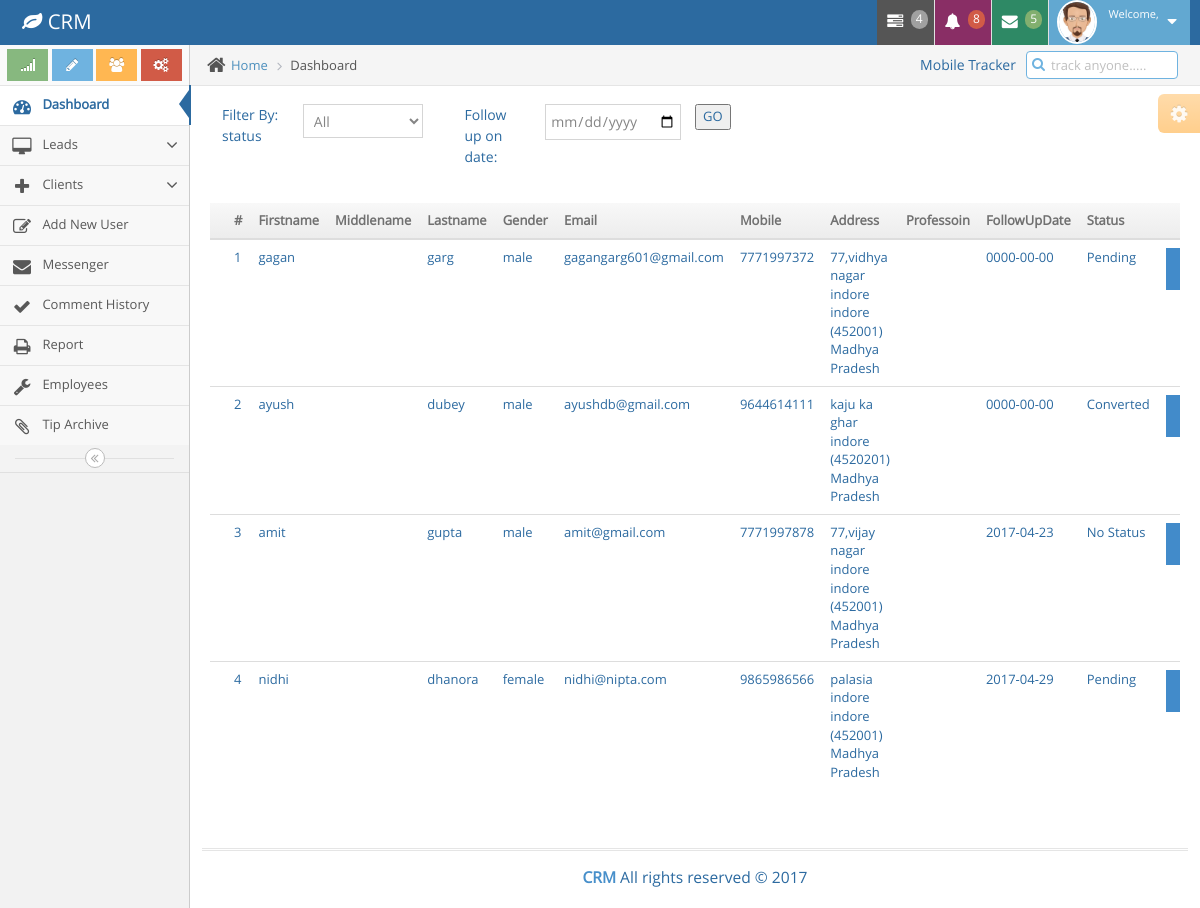
The app's page /index.php/admin/viewLeads with its own data.
### tables this page shows
CREATE TABLE `client` (
  `client_id` int(11) NOT NULL,
  `first_name` varchar(50) NOT NULL,
  `middle_name` varchar(50) DEFAULT NULL,
  `last_name` varchar(50) NOT NULL,
  `gender` varchar(10) NOT NULL,
  `email` varchar(100) DEFAULT NULL,
  `mobile` varchar(10) NOT NULL,
  `status` varchar(15) NOT NULL DEFAULT 'no status',
  `address` varchar(1000) DEFAULT NULL,
  `profession` varchar(100) DEFAULT NULL,
  `follow_up_date` date DEFAULT NULL,
  `active` varchar(10) NOT NULL DEFAULT 'no',
  `assigned` varchar(10) NOT NULL DEFAULT 'no',
  `disposed` varchar(10) NOT NULL DEFAULT 'no'
);

### application/controllers/Admin.php (called while the page is built, shortened)
<?php ob_start();
class Admin extends CI_Controller {
	public function viewLeads()
	{
		$data   = array();
        $this->load->model('LeadModel');
        $this->load->helper('url');
        $data['result'] = $this->LeadModel->get_leads();
		$this->load->view('admin/admin_header');
			$this->load->view('leads/viewLeads', $data);
		$this->load->view('admin/admin_footer');
	}
}

### index.php (called while the page is built, shortened)
<?php
require_once BASEPATH.'core/CodeIgniter.php';

### application/models/LeadModel.php (called while the page is built, shortened)
<?php
class LeadModel extends CI_Model
{
	function get_leads() {
        $query = $this->db->query("select * from client where disposed='no' order by follow_up_date");
        return $result = $query->result();
    }
}

### application/views/leads/viewLeads.php (the view, shortened to what this page needs)
<p style="color:green;"><?php print_r($this->session->flashdata('update'));?></p>
<p style="color:red;"><?php print_r($this->session->flashdata('delete'));?></p>
<p style="color:green;"><?php print_r($this->session->flashdata('insert'));?></p>
 <div class="form-group">
 <form action="<?php echo base_url('leads/filter_leads_by');?>" method="POST">
      <label class="control-label col-sm-1">Filter By:  status </label>
      <div class="col-sm-2">
        <select class="form-control branch" name="status">
     <option value="all">All</option>
    </select>
      </div>
	  <label class="control-label col-sm-1">Follow up on date: </label>
	   <div class="col-sm-2">
        <input type="date" name="follow_up_date" placeholder="YYYY-MM-DD" >
      </div>
	  <input type="submit" value="GO" >
	  </form>
    </div>
	<br><br><br>
<div class="table-responsive">
  <table class="table table-hover">
     <thead class="thead-inverse">
      <tr>
		<th></th>
        <th>#</th>
        <th>Firstname</th>
		 <th>Middlename</th>
        <th>Lastname</th>
        <th>Gender</th>
        <th>Email</th>
        <th>Mobile</th>
		<th>Address</th>
		<th>Professoin</th>
		<th>FollowUpDate</th>
		<th>Status</th>
		<th></th>
      </tr>
    </thead>
    <tbody>
		<?php $i=1;?>
      <?php foreach($result  as $r): ?>
		<tr>
			<td>
			</td>
			<td><?php echo $i; $i++;?>
			</td>
			<td><?php echo $r->first_name;?>
			</td>
			<td><?php echo $r->middle_name;?>
			</td>
			<td><?php echo $r->last_name;?>
			</td>
			<td><?php echo $r->gender;?>
			</td>
			<td><?php echo $r->email;?>
			</td>
			<td><?php echo $r->mobile;?>
			</td>
			<td><?php echo $r->address;?>
			</td>
			<td><?php echo $r->profession;?>
			</td>
			<td><?php echo $r->follow_up_date;?>
			</td>
			<td><?php echo $r->status;?>
			</td>
			<td><form name="edit" class="form-horizontal" action="<?php echo base_url('leads/edit');?>"  method="POST">
					<input type="submit" name="submit" class="btn btn-primary" value="Edit">
				</form>
			</td>
		</tr>
	<?php endforeach; ?>
    </tbody>
  </table>
  </div>
</div>

### application/views/admin/admin_header.php (shortened to what this page needs)
<!DOCTYPE html>
<html lang="en">
	<head>
		<link rel="stylesheet" href="<?php echo base_url('assets1/css/bootstrap.min.css');?>" />
		<link rel="stylesheet" href="<?php echo base_url('assets1/font-awesome/4.5.0/css/font-awesome.min.css');?>" />
		<link rel="stylesheet" href="<?php echo base_url('assets1/css/ace.min.css');?>" class="ace-main-stylesheet" id="main-ace-style" />
		<link rel="stylesheet" href="<?php echo base_url('assets1/css/ace-skins.min.css');?>" />
		<link rel="stylesheet" href="<?php echo base_url('assets1/css/ace-rtl.min.css');?>" />
		<link href="<?php echo base_url('css1/custom.css'); ?>" rel="stylesheet">
	</head>
	<body class="no-skin">
		<div id="navbar" class="navbar navbar-default ace-save-state">
			<div class="navbar-container ace-save-state" id="navbar-container">
				<div class="navbar-header pull-left">
					<a class="navbar-brand">
						<small>
							<i class="fa fa-leaf"></i>
							CRM
						</small>
					</a>
				</div>
				<div class="navbar-buttons navbar-header pull-right" role="navigation">
					<ul class="nav ace-nav">
						<li class="grey dropdown-modal">
							<a data-toggle="dropdown" class="dropdown-toggle" href="#">
								<i class="ace-icon fa fa-tasks"></i>
								<span class="badge badge-grey">4</span>
							</a>
						</li>
						<li class="purple dropdown-modal">
							<a data-toggle="dropdown" class="dropdown-toggle" href="#">
								<i class="ace-icon fa fa-bell icon-animated-bell"></i>
								<span class="badge badge-important">8</span>
							</a>
						</li>
						<li class="green dropdown-modal">
							<a data-toggle="dropdown" class="dropdown-toggle" href="#">
								<i class="ace-icon fa fa-envelope icon-animated-vertical"></i>
								<span class="badge badge-success">5</span>
							</a>
						</li>
						<li class="light-blue dropdown-modal">
							<a data-toggle="dropdown" href="#" class="dropdown-toggle">
								<img class="nav-user-photo" src="<?php echo base_url('assets1/images/avatars/user.jpg');?>" alt="Jason's Photo" />
								<span class="user-info">
									<small>Welcome,</small>
								</span>
								<i class="ace-icon fa fa-caret-down"></i>
							</a>
						</li>
					</ul>
				</div>
			</div>
		</div>
		<div class="main-container ace-save-state" id="main-container">
			<div id="sidebar" class="sidebar                  responsive                    ace-save-state">
				<div class="sidebar-shortcuts" id="sidebar-shortcuts">
					<div class="sidebar-shortcuts-large" id="sidebar-shortcuts-large">
						<button class="btn btn-success">
							<i class="ace-icon fa fa-signal"></i>
						</button>
						<button class="btn btn-info">
							<i class="ace-icon fa fa-pencil"></i>
						</button>
						<button class="btn btn-warning">
							<i class="ace-icon fa fa-users"></i>
						</button>
						<button class="btn btn-danger">
							<i class="ace-icon fa fa-cogs"></i>
						</button>
					</div>
				</div>
				<ul class="nav nav-list">
					<li class="active">
						<a href="<?php echo base_url('admin/admin_dashboard');?>">
							<i class="menu-icon fa fa-tachometer"></i>
							<span class="menu-text"> Dashboard </span>
						</a>
					</li>
					<li class="">
						<a href="#" class="dropdown-toggle">
							<i class="menu-icon fa fa-desktop"></i>
							<span class="menu-text">
								Leads
							</span>
							<b class="arrow fa fa-angle-down"></b>
						</a>
					</li>
					<li class="">
						<a href="#" class="dropdown-toggle">
							<i class="menu-icon fa fa-plus"></i>
							<span class="menu-text"> Clients </span>
							<b class="arrow fa fa-angle-down"></b>
						</a>
					</li>
					<li class="">
						<a href="<?php echo base_url('registeruser');?>">
							<i class="menu-icon fa fa-pencil-square-o"></i>
							<span class="menu-text">Add New User </span>
						</a>
					</li>
					<li class="">
						<a href="#">
							<i class="menu-icon fa fa-envelope"></i>
							<span class="menu-text"> Messenger </span>
						</a>
					</li>
					<li class="">
						<a href="<?php echo base_url('admin/comment_history');?>">
							<i class="menu-icon fa fa-check"></i>
							<span class="menu-text">
								Comment History
							</span>
						</a>
					</li>
					<li class="">
						<a href="#">
							<i class="menu-icon fa fa-print"></i>
							<span class="menu-text"> Report </span>
						</a>
					</li>
					<li class="">
						<a href="<?php echo base_url('ViewEmployee/get_employee_list');?>">
							<i class="menu-icon fa fa-wrench"></i>
							<span class="menu-text"> Employees </span>
						</a>
					</li>
					<li class="">
						<a href="#">
							<i class="menu-icon fa fa-paperclip"></i>
							<span class="menu-text">
								Tip Archive
							</span>
						</a>
					</li>
				<div class="sidebar-toggle sidebar-collapse" id="sidebar-collapse">
					<i id="sidebar-toggle-icon" class="ace-icon fa fa-angle-double-left ace-save-state" data-icon1="ace-icon fa fa-angle-double-left" data-icon2="ace-icon fa fa-angle-double-right"></i>
				</div>
			</div>
			<div class="main-content">
				<div class="main-content-inner">
					<div class="breadcrumbs ace-save-state" id="breadcrumbs">
						<ul class="breadcrumb">
							<li>
								<i class="ace-icon fa fa-home home-icon"></i>
								<a href="<?php echo base_url('admin/admin_dashboard');?>">Home</a>
							</li>
							<li class="active">Dashboard</li>
						</ul>
						<div class="nav-search" id="nav-search">
							<form  action="<?php echo base_url('leads/mobile_track');?>" class="form-search" method="POST">
								<label >Mobile Tracker</label>&nbsp;&nbsp;
								<span class="input-icon">
									<input type="text" placeholder="track anyone....." class="nav-search-input" name="mobile" id="nav-search-input" autocomplete="off" />
									<i class="ace-icon fa fa-search nav-search-icon"></i>
								</span>
							</form>
						</div>
					</div>
					<div class="page-content">
						<div class="ace-settings-container" id="ace-settings-container">
							<div class="btn btn-app btn-xs btn-warning ace-settings-btn" id="ace-settings-btn">
								<i class="ace-icon fa fa-cog bigger-130"></i>
							</div>
						</div>

### application/views/admin/admin_footer.php (shortened to what this page needs)
</div>
</div>
<div class="footer">
				<div class="footer-inner">
					<div class="footer-content">
						<span class="bigger-120">
							<span class="blue bolder">CRM</span>
							All rights reserved &copy; 2017
						</span>
					</div>
				</div>
			</div>
		</div>
	</body>
</html>

### css1/custom.css (style rules this page uses)
.year,.branch { width: 120px; }

### records on screen
client: first_name "gagan", last_name "garg", gender "male", email "gagangarg601@gmail.com", mobile "7771997372", address "77,vidhya nagar indore indore (452001) Madhya Pradesh", follow_up_date "0000-00-00", status "Pending"
client: first_name "ayush", last_name "dubey", gender "male", email "ayushdb@gmail.com", mobile "9644614111", address "kaju ka ghar indore (4520201) Madhya Pradesh", follow_up_date "0000-00-00", status "Converted"
client: first_name "amit", last_name "gupta", gender "male", email "amit@gmail.com", mobile "7771997878", address "77,vijay nagar indore indore (452001) Madhya Pradesh", follow_up_date "2017-04-23", status "No Status"
client: first_name "nidhi", last_name "dhanora", gender "female", email "nidhi@nipta.com", mobile "9865986566", address "palasia indore indore (452001) Madhya Pradesh", follow_up_date "2017-04-29", status "Pending"
